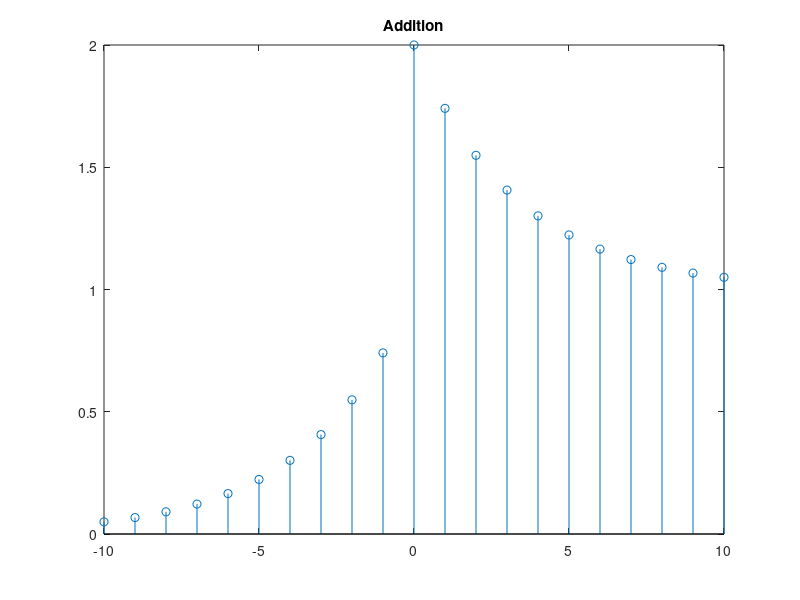
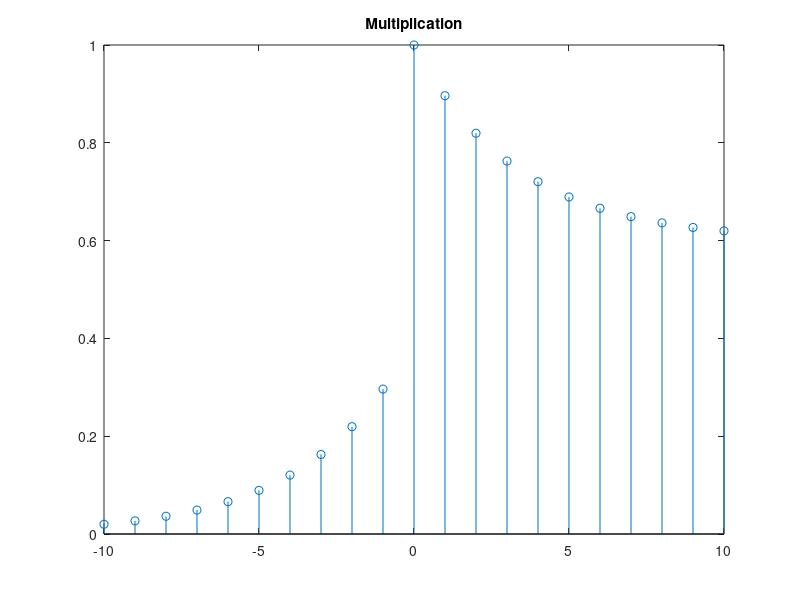
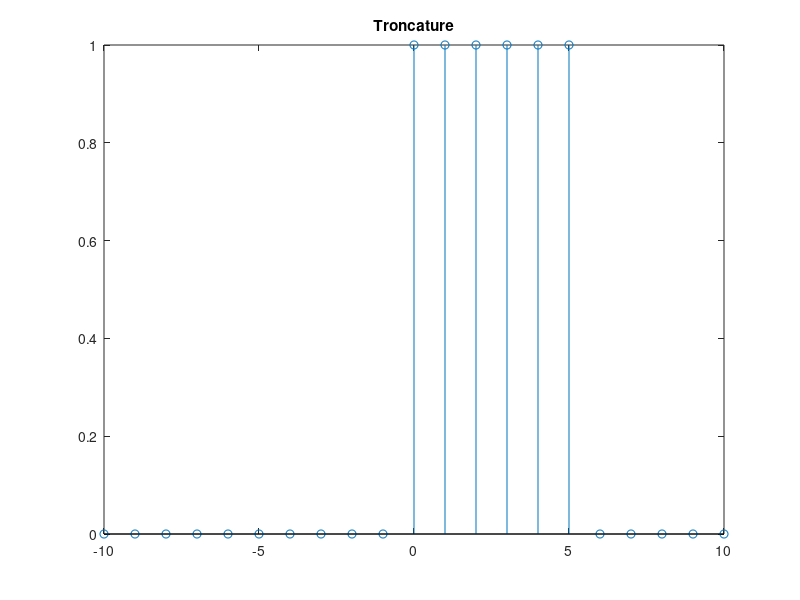
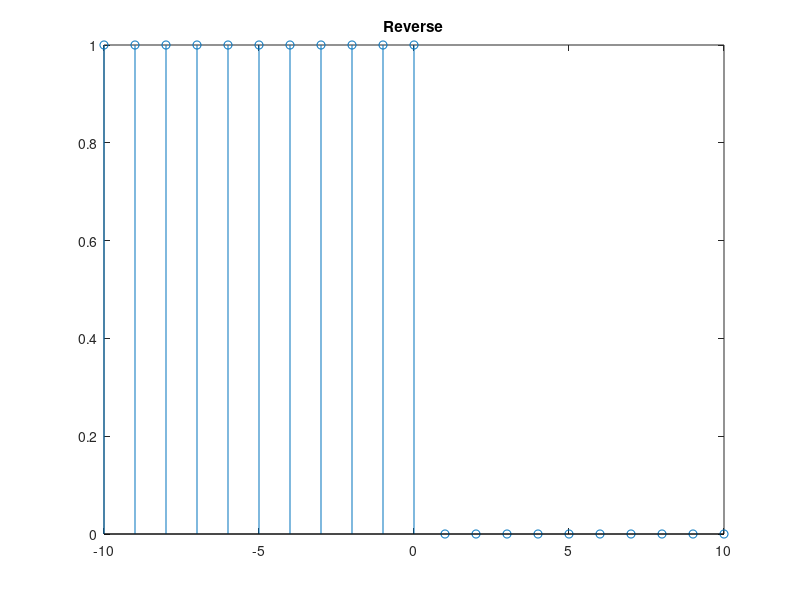

Recreate these plots in MATLAB, in order.
x = -10:10;              
U = (x >= 0);           
V = exp(-0.3*abs(x));   

Y_add  = U + V;          % Addition
Y_mult = 0.6*U + 0.4*V;  
Y_trunc = U .* (abs(x)<=5); % Troncature
Y_rev = fliplr(U);       % Reverse

stem(x, Y_add); title('Addition');
figure, stem(x, Y_mult); title('Multiplication');
figure, stem(x, Y_trunc); title('Troncature');
figure, stem(x, Y_rev); title('Reverse');


